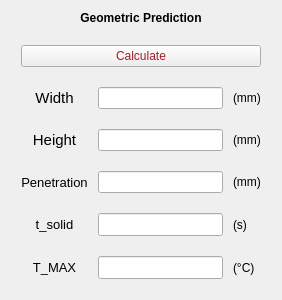
             <widget class="QWidget" name="geometric_prediction_rect" native="true">
              <layout class="QGridLayout" name="gridLayout_7">
               <item row="0" column="0">
                <layout class="QGridLayout" name="geometric_prediction_layout_3">
                 <property name="leftMargin">
                  <number>10</number>
                 </property>
                 <property name="rightMargin">
                  <number>10</number>
                 </property>
                 <property name="bottomMargin">
                  <number>10</number>
                 </property>
                 <property name="horizontalSpacing">
                  <number>10</number>
                 </property>
                 <property name="verticalSpacing">
                  <number>20</number>
                 </property>
                 <item row="0" column="0" colspan="4">
                  <widget class="QLabel" name="geometric_prediction_title">
                   <property name="font">
                    <font>
                     <bold>true</bold>
                     <kerning>true</kerning>
                    </font>
                   </property>
                   <property name="layoutDirection">
                    <enum>Qt::LayoutDirection::LeftToRight</enum>
                   </property>
                   <property name="text">
                    <string>Geometric Prediction</string>
                   </property>
                   <property name="alignment">
                    <set>Qt::AlignmentFlag::AlignCenter</set>
                   </property>
                  </widget>
                 </item>
                 <item row="6" column="1" colspan="2">
                  <widget class="QLineEdit" name="Tmax">
                   <property name="sizePolicy">
                    <sizepolicy hsizetype="Expanding" vsizetype="Expanding">
                     <horstretch>0</horstretch>
                     <verstretch>0</verstretch>
                    </sizepolicy>
                   </property>
                   <property name="font">
                    <font>
                     <pointsize>10</pointsize>
                    </font>
                   </property>
                   <property name="alignment">
                    <set>Qt::AlignmentFlag::AlignCenter</set>
                   </property>
                  </widget>
                 </item>
                 <item row="4" column="3">
                  <widget class="QLabel" name="penetration_measure">
                   <property name="palette">
                    <palette>
                     <active>
                      <colorrole role="WindowText">
                       <brush brushstyle="SolidPattern">
                        <color alpha="255">
                         <red>0</red>
                         <green>0</green>
                         <blue>0</blue>
                        </color>
                       </brush>
                      </colorrole>
                     </active>
                     <inactive>
                      <colorrole role="WindowText">
                       <brush brushstyle="SolidPattern">
                        <color alpha="255">
                         <red>0</red>
                         <green>0</green>
                         <blue>0</blue>
                        </color>
                       </brush>
                      </colorrole>
                     </inactive>
                     <disabled/>
                    </palette>
                   </property>
                   <property name="text">
                    <string>(mm)</string>
                   </property>
                  </widget>
                 </item>
                 <item row="3" column="0">
                  <widget class="QLabel" name="height_label">
                   <property name="palette">
                    <palette>
                     <active>
                      <colorrole role="WindowText">
                       <brush brushstyle="SolidPattern">
                        <color alpha="255">
                         <red>0</red>
                         <green>0</green>
                         <blue>0</blue>
                        </color>
                       </brush>
                      </colorrole>
                     </active>
                     <inactive>
                      <colorrole role="WindowText">
                       <brush brushstyle="SolidPattern">
                        <color alpha="255">
                         <red>0</red>
                         <green>0</green>
                         <blue>0</blue>
                        </color>
                       </brush>
                      </colorrole>
                     </inactive>
                     <disabled/>
                    </palette>
                   </property>
                   <property name="font">
                    <font>
                     <pointsize>11</pointsize>
                    </font>
                   </property>
                   <property name="text">
                    <string>Height</string>
                   </property>
                   <property name="alignment">
                    <set>Qt::AlignmentFlag::AlignCenter</set>
                   </property>
                  </widget>
                 </item>
                 <item row="4" column="0">
                  <widget class="QLabel" name="penetration_label">
                   <property name="palette">
                    <palette>
                     <active>
                      <colorrole role="WindowText">
                       <brush brushstyle="SolidPattern">
                        <color alpha="255">
                         <red>0</red>
                         <green>0</green>
                         <blue>0</blue>
                        </color>
                       </brush>
                      </colorrole>
                     </active>
                     <inactive>
                      <colorrole role="WindowText">
                       <brush brushstyle="SolidPattern">
                        <color alpha="255">
                         <red>0</red>
                         <green>0</green>
                         <blue>0</blue>
                        </color>
                       </brush>
                      </colorrole>
                     </inactive>
                     <disabled/>
                    </palette>
                   </property>
                   <property name="font">
                    <font>
                     <pointsize>10</pointsize>
                    </font>
                   </property>
                   <property name="text">
                    <string>Penetration</string>
                   </property>
                   <property name="alignment">
                    <set>Qt::AlignmentFlag::AlignCenter</set>
                   </property>
                  </widget>
                 </item>
                 <item row="3" column="3">
                  <widget class="QLabel" name="height_measure">
                   <property name="palette">
                    <palette>
                     <active>
                      <colorrole role="WindowText">
                       <brush brushstyle="SolidPattern">
                        <color alpha="255">
                         <red>0</red>
                         <green>0</green>
                         <blue>0</blue>
                        </color>
                       </brush>
                      </colorrole>
                     </active>
                     <inactive>
                      <colorrole role="WindowText">
                       <brush brushstyle="SolidPattern">
                        <color alpha="255">
                         <red>0</red>
                         <green>0</green>
                         <blue>0</blue>
                        </color>
                       </brush>
                      </colorrole>
                     </inactive>
                     <disabled/>
                    </palette>
                   </property>
                   <property name="text">
                    <string>(mm)</string>
                   </property>
                  </widget>
                 </item>
                 <item row="2" column="3">
                  <widget class="QLabel" name="width_measure">
                   <property name="palette">
                    <palette>
                     <active>
                      <colorrole role="WindowText">
                       <brush brushstyle="SolidPattern">
                        <color alpha="255">
                         <red>0</red>
                         <green>0</green>
                         <blue>0</blue>
                        </color>
                       </brush>
                      </colorrole>
                     </active>
                     <inactive>
                      <colorrole role="WindowText">
                       <brush brushstyle="SolidPattern">
                        <color alpha="255">
                         <red>0</red>
                         <green>0</green>
                         <blue>0</blue>
                        </color>
                       </brush>
                      </colorrole>
                     </inactive>
                     <disabled/>
                    </palette>
                   </property>
                   <property name="text">
                    <string>(mm)</string>
                   </property>
                  </widget>
                 </item>
                 <item row="6" column="0">
                  <widget class="QLabel" name="Tmax_label">
                   <property name="font">
                    <font>
                     <pointsize>10</pointsize>
                    </font>
                   </property>
                   <property name="text">
                    <string>T_MAX</string>
                   </property>
                   <property name="alignment">
                    <set>Qt::AlignmentFlag::AlignCenter</set>
                   </property>
                  </widget>
                 </item>
                 <item row="5" column="0">
                  <widget class="QLabel" name="t_solid_label">
                   <property name="palette">
                    <palette>
                     <active>
                      <colorrole role="WindowText">
                       <brush brushstyle="SolidPattern">
                        <color alpha="255">
                         <red>0</red>
                         <green>0</green>
                         <blue>0</blue>
                        </color>
                       </brush>
                      </colorrole>
                     </active>
                     <inactive>
                      <colorrole role="WindowText">
                       <brush brushstyle="SolidPattern">
                        <color alpha="255">
                         <red>0</red>
                         <green>0</green>
                         <blue>0</blue>
                        </color>
                       </brush>
                      </colorrole>
                     </inactive>
                     <disabled/>
                    </palette>
                   </property>
                   <property name="font">
                    <font>
                     <pointsize>10</pointsize>
                    </font>
                   </property>
                   <property name="text">
                    <string>t_solid</string>
                   </property>
                   <property name="alignment">
                    <set>Qt::AlignmentFlag::AlignCenter</set>
                   </property>
                  </widget>
                 </item>
                 <item row="5" column="3">
                  <widget class="QLabel" name="t_solid_measure">
                   <property name="palette">
                    <palette>
                     <active>
                      <colorrole role="WindowText">
                       <brush brushstyle="SolidPattern">
                        <color alpha="255">
                         <red>0</red>
                         <green>0</green>
                         <blue>0</blue>
                        </color>
                       </brush>
                      </colorrole>
                     </active>
                     <inactive>
                      <colorrole role="WindowText">
                       <brush brushstyle="SolidPattern">
                        <color alpha="255">
                         <red>0</red>
                         <green>0</green>
                         <blue>0</blue>
                        </color>
                       </brush>
                      </colorrole>
                     </inactive>
                     <disabled/>
                    </palette>
                   </property>
                   <property name="text">
                    <string>(s)</string>
                   </property>
                  </widget>
                 </item>
                 <item row="2" column="0">
                  <widget class="QLabel" name="width_label">
                   <property name="palette">
                    <palette>
                     <active>
                      <colorrole role="WindowText">
                       <brush brushstyle="SolidPattern">
                        <color alpha="255">
                         <red>0</red>
                         <green>0</green>
                         <blue>0</blue>
                        </color>
                       </brush>
                      </colorrole>
                     </active>
                     <inactive>
                      <colorrole role="WindowText">
                       <brush brushstyle="SolidPattern">
                        <color alpha="255">
                         <red>0</red>
                         <green>0</green>
                         <blue>0</blue>
                        </color>
                       </brush>
                      </colorrole>
                     </inactive>
                     <disabled/>
                    </palette>
                   </property>
                   <property name="font">
                    <font>
                     <pointsize>11</pointsize>
                    </font>
                   </property>
                   <property name="text">
                    <string>Width</string>
                   </property>
                   <property name="alignment">
                    <set>Qt::AlignmentFlag::AlignCenter</set>
                   </property>
                  </widget>
                 </item>
                 <item row="2" column="1" colspan="2">
                  <widget class="QLineEdit" name="width">
                   <property name="sizePolicy">
                    <sizepolicy hsizetype="Expanding" vsizetype="Expanding">
                     <horstretch>0</horstretch>
                     <verstretch>0</verstretch>
                    </sizepolicy>
                   </property>
                   <property name="minimumSize">
                    <size>
                     <width>0</width>
                     <height>0</height>
                    </size>
                   </property>
                   <property name="alignment">
                    <set>Qt::AlignmentFlag::AlignCenter</set>
                   </property>
                   <property name="readOnly">
                    <bool>true</bool>
                   </property>
                  </widget>
                 </item>
                 <item row="6" column="3">
                  <widget class="QLabel" name="Tmax_measure">
                   <property name="text">
                    <string>(°C)</string>
                   </property>
                  </widget>
                 </item>
                 <item row="3" column="1" colspan="2">
                  <widget class="QLineEdit" name="height">
                   <property name="sizePolicy">
                    <sizepolicy hsizetype="Expanding" vsizetype="Expanding">
                     <horstretch>0</horstretch>
                     <verstretch>0</verstretch>
                    </sizepolicy>
                   </property>
                   <property name="alignment">
                    <set>Qt::AlignmentFlag::AlignCenter</set>
                   </property>
                   <property name="readOnly">
                    <bool>true</bool>
                   </property>
                  </widget>
                 </item>
                 <item row="5" column="1" colspan="2">
                  <widget class="QLineEdit" name="t_solid">
                   <property name="sizePolicy">
                    <sizepolicy hsizetype="Expanding" vsizetype="Expanding">
                     <horstretch>0</horstretch>
                     <verstretch>0</verstretch>
                    </sizepolicy>
                   </property>
                   <property name="font">
                    <font>
                     <pointsize>10</pointsize>
                    </font>
                   </property>
                   <property name="alignment">
                    <set>Qt::AlignmentFlag::AlignCenter</set>
                   </property>
                   <property name="readOnly">
                    <bool>true</bool>
                   </property>
                  </widget>
                 </item>
                 <item row="4" column="1" colspan="2">
                  <widget class="QLineEdit" name="penetration">
                   <property name="sizePolicy">
                    <sizepolicy hsizetype="Expanding" vsizetype="Expanding">
                     <horstretch>0</horstretch>
                     <verstretch>0</verstretch>
                    </sizepolicy>
                   </property>
                   <property name="alignment">
                    <set>Qt::AlignmentFlag::AlignCenter</set>
                   </property>
                   <property name="readOnly">
                    <bool>true</bool>
                   </property>
                  </widget>
                 </item>
                 <item row="1" column="0" colspan="4">
                  <widget class="QPushButton" name="calculate_button">
                   <property name="sizePolicy">
                    <sizepolicy hsizetype="Expanding" vsizetype="Expanding">
                     <horstretch>0</horstretch>
                     <verstretch>0</verstretch>
                    </sizepolicy>
                   </property>
                   <property name="minimumSize">
                    <size>
                     <width>0</width>
                     <height>20</height>
                    </size>
                   </property>
                   <property name="palette">
                    <palette>
                     <active>
                      <colorrole role="WindowText">
                       <brush brushstyle="SolidPattern">
                        <color alpha="255">
                         <red>158</red>
                         <green>31</green>
                         <blue>34</blue>
                        </color>
                       </brush>
                      </colorrole>
                      <colorrole role="ButtonText">
                       <brush brushstyle="SolidPattern">
                        <color alpha="255">
                         <red>158</red>
                         <green>31</green>
                         <blue>34</blue>
                        </color>
                       </brush>
                      </colorrole>
                     </active>
                     <inactive>
                      <colorrole role="WindowText">
                       <brush brushstyle="SolidPattern">
                        <color alpha="255">
                         <red>158</red>
                         <green>31</green>
                         <blue>34</blue>
                        </color>
                       </brush>
                      </colorrole>
                      <colorrole role="ButtonText">
                       <brush brushstyle="SolidPattern">
                        <color alpha="255">
                         <red>158</red>
                         <green>31</green>
                         <blue>34</blue>
                        </color>
                       </brush>
                      </colorrole>
                     </inactive>
                     <disabled/>
                    </palette>
                   </property>
                   <property name="text">
                    <string>Calculate</string>
                   </property>
                  </widget>
                 </item>
                </layout>
               </item>
              </layout>
             </widget>
